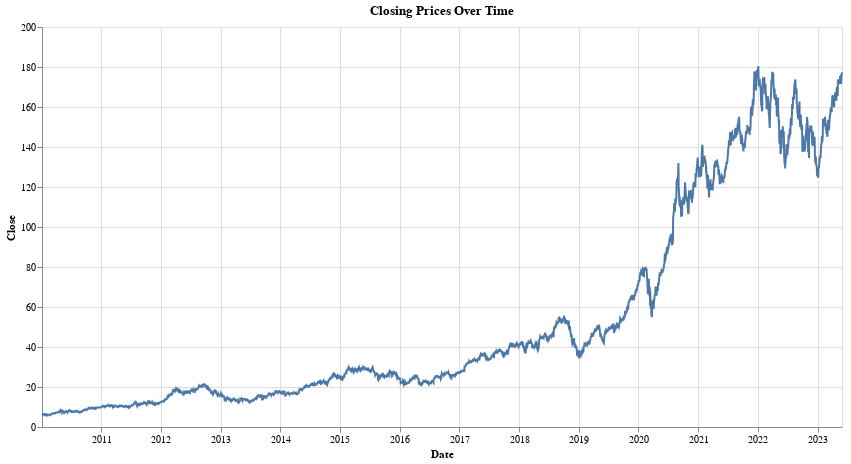

Source (notebook cell):
### Markdown cell above
### Exploratory Data Analysis using 
- Altair library

### Code cell
closing_prices= stock[['Date', 'Close']]

chart= alt.Chart(closing_prices).mark_line().encode(
    x='Date:T',
    y='Close:Q',
    tooltip=['Date:T', 'Close:Q']
).properties(
    title='Closing Prices Over Time',
    width=800,
    height=400
)
chart

### Figure 1 — Vega-Lite specification as saved in the notebook (floating-point values rounded to 4 significant figures; data arrays with more than 128 entries replaced by an {"elided": "..."} marker saying what was removed)
{"config": {"view": {"continuousWidth": 300, "continuousHeight": 300}}, "data": {"name": "data-787775c3937e5f5cfc22629b3a5845ef"}, "mark": {"type": "line"}, "encoding": {"tooltip": [{"field": "Date", "type": "temporal"}, {"field": "Close", "type": "quantitative"}], "x": {"field": "Date", "type": "temporal"}, "y": {"field": "Close", "type": "quantitative"}}, "height": 400, "title": "Closing Prices Over Time", "width": 800, "$schema": "https://vega.github.io/schema/vega-lite/v5.8.0.json", "datasets": {"data-787775c3937e5f5cfc22629b3a5845ef": {"elided": "3374 records"}}}
